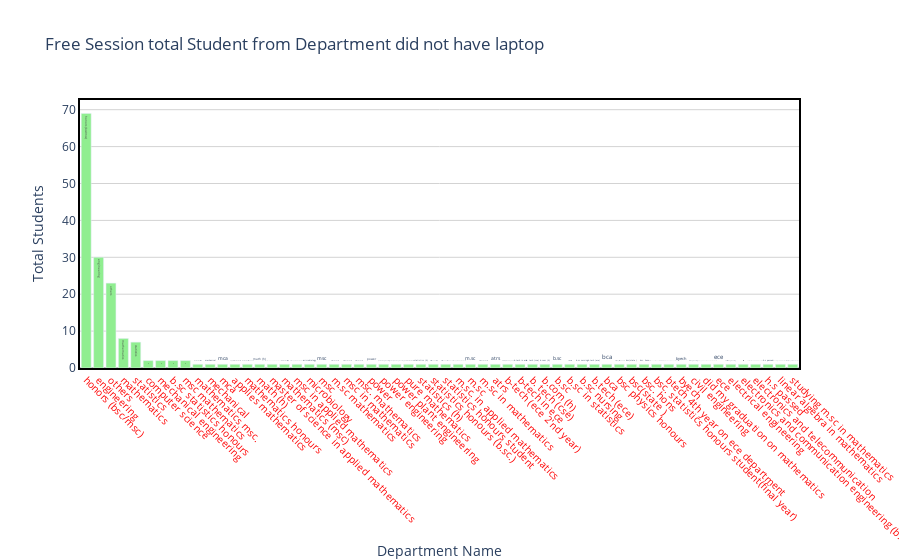

Notebook code cell kept with this figure:
### Code cell
draw_trace_bar(dep_no_laptop,'Department','no_laptop_counts','Free Session total Student from Department did not have laptop ', 'Department Name','Total Students',"lightgreen")

### Figure 1 — Plotly figure (JSON) as saved in the notebook; plotly's stock layout.template omitted (floating-point values rounded to 4 significant figures)
{"data": [{"marker": {"color": "lightgreen"}, "text": ["honors (bsc/msc)", "engineering", "others", "mathematics", "statistics", "computer science", "mechanical engineering", "b.sc statistics honours", "msc mathematics", "mathematics msc.", "mechanical", "mca", "applies mathematics", "mathematics honours", "math (h)", "master of science in applied mathematics", "mathematics (msc)", "msc in applied mathematics", "microbiology", "msc", "m.sc mathematics", "msc in mathematics", "msc. mathematics", "power", "power engineering", "power plant engineering", "pure mathematics", "statistics (h)", "statistics honours (b.sc.)", "statistics honours student", "m.sc. in applied mathematics", "m.sc", "m.sc in mathematics", "atrs", "b-tech (ece 2'nd year)", "b-tech in ece", "b. tech (cse)", "b.com (h)", "b.sc", "b.sc in statistics", "b.sc nursing", "b.tech (ece)", "bca", "bsc physics honours", "bsc(state )", "bsc. hons", "bsc. statistics honours student(final year)", "btech 4th year on ece department", "byech", "civil engineering", "did my graduation on mathematics", "ece", "electrical engineering", "electronics and communication engineering (b.tech)", "electronics and telecommunication", "h.s passed", "linear algebra in mathematics", "studying m.sc in mathematics"], "type": "bar", "x": ["honors (bsc/msc)", "engineering", "others", "mathematics", "statistics", "computer science", "mechanical engineering", "b.sc statistics honours", "msc mathematics", "mathematics msc.", "mechanical", "mca", "applies mathematics", "mathematics honours", "math (h)", "master of science in applied mathematics", "mathematics (msc)", "msc in applied mathematics", "microbiology", "msc", "m.sc mathematics", "msc in mathematics", "msc. mathematics", "power", "power engineering", "power plant engineering", "pure mathematics", "statistics (h)", "statistics honours (b.sc.)", "statistics honours student", "m.sc. in applied mathematics", "m.sc", "m.sc in mathematics", "atrs", "b-tech (ece 2'nd year)", "b-tech in ece", "b. tech (cse)", "b.com (h)", "b.sc", "b.sc in statistics", "b.sc nursing", "b.tech (ece)", "bca", "bsc physics honours", "bsc(state )", "bsc. hons", "bsc. statistics honours student(final year)", "btech 4th year on ece department", "byech", "civil engineering", "did my graduation on mathematics", "ece", "electrical engineering", "electronics and communication engineering (b.tech)", "electronics and telecommunication", "h.s passed", "linear algebra in mathematics", "studying m.sc in mathematics"], "y": [69, 30, 23, 8, 7, 2, 2, 2, 2, 1, 1, 1, 1, 1, 1, 1, 1, 1, 1, 1, 1, 1, 1, 1, 1, 1, 1, 1, 1, 1, 1, 1, 1, 1, 1, 1, 1, 1, 1, 1, 1, 1, 1, 1, 1, 1, 1, 1, 1, 1, 1, 1, 1, 1, 1, 1, 1, 1]}], "layout": {"hovermode": "closest", "paper_bgcolor": "rgba(0, 0, 0, 0)", "plot_bgcolor": "rgba(0, 0, 0, 0)", "title": {"text": "Free Session total Student from Department did not have laptop "}, "xaxis": {"linecolor": "black", "linewidth": 2, "mirror": true, "showline": true, "showticklabels": true, "tickangle": 45, "tickfont": {"color": "red", "size": 10}, "title": {"text": "Department Name"}, "zeroline": true, "zerolinecolor": "grey", "zerolinewidth": 1}, "yaxis": {"gridcolor": "lightgrey", "linecolor": "black", "linewidth": 2, "mirror": true, "showline": true, "title": {"text": "Total Students"}, "zeroline": true, "zerolinecolor": "grey", "zerolinewidth": 1}}}
